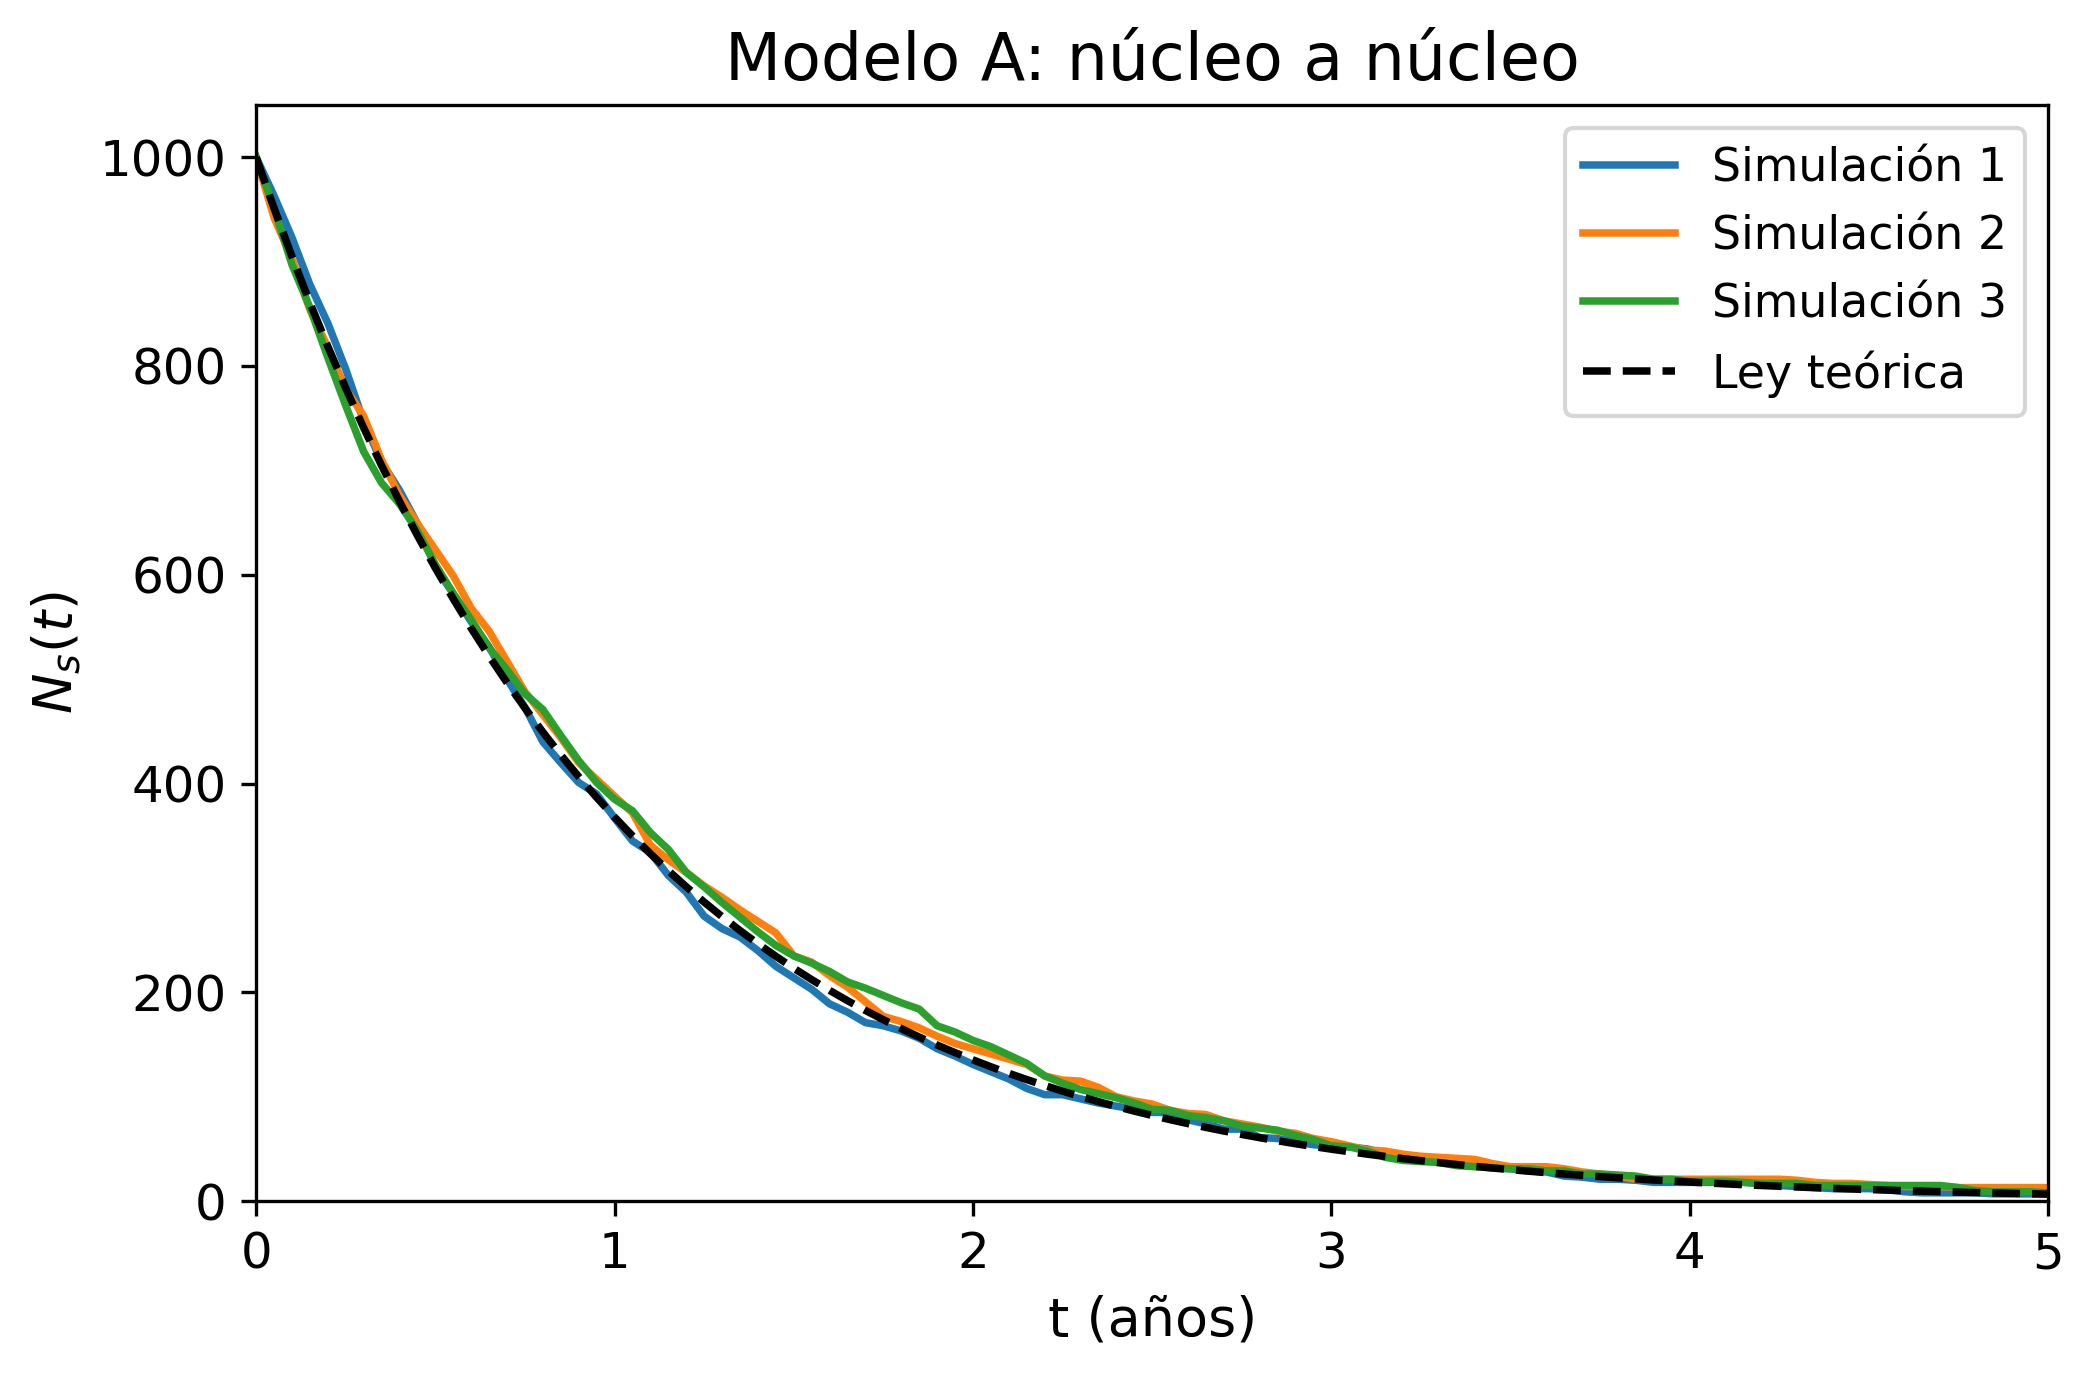

The Python source for this figure:
import numpy as np
import matplotlib.pyplot as plt
import time
from pathlib import Path

#########################################################
################ PARÁMETROS GENERALES ##################
#########################################################

# Constantes de la simulación
Lambda = 1.0                 # año^{-1}
N0 = 1000                    # núcleos iniciales
T_sim = 5.0                  # años
dt = 0.05                    # años

# Número de pasos temporales
n_pasos = int(round(T_sim / dt))

# Vector temporal
tiempos = np.linspace(0, T_sim, n_pasos + 1)

# Probabilidades en un paso temporal
p_supervivencia = np.exp(-Lambda * dt)
q = 1.0 - p_supervivencia

# Generador aleatorio
rng = np.random.default_rng(12345)

# Carpeta de salida
carpeta_salida = Path("LÁTEX/TAREA2")
carpeta_salida.mkdir(parents=True, exist_ok=True)


#########################################################
############### FORMATO COMÚN DE GRÁFICAS ##############
#########################################################

plt.rcParams.update({
    "font.size": 13,
    "axes.labelsize": 13,
    "xtick.labelsize": 12,
    "ytick.labelsize": 12,
    "legend.fontsize": 11,
    "figure.figsize": (7.2, 4.8),
    "axes.grid": False,
    "lines.linewidth": 1.8
})


def guardar_grafica(tiempos, simulaciones, nombre_archivo, titulo):
    """
    Representa tres simulaciones junto con la ley exponencial teórica
    usando un formato común para todas las figuras del apartado.
    """

    plt.figure()

    for i, N in enumerate(simulaciones, start=1):
        plt.plot(tiempos, N, label=f"Simulación {i}")

    plt.plot(
        tiempos,
        N0 * np.exp(-Lambda * tiempos),
        linestyle="--",
        color="black",
        label="Ley teórica"
    )

    plt.title(titulo)
    plt.xlabel("t (años)")
    plt.ylabel(r"$N_s(t)$")
    plt.xlim(0, T_sim)
    plt.ylim(0, N0 * 1.05)
    plt.legend()
    plt.tight_layout()

    plt.savefig(carpeta_salida / nombre_archivo, dpi=300, bbox_inches="tight")
    plt.show()


#########################################################
############### MODELO A: NÚCLEO A NÚCLEO ##############
#########################################################

def simulacion_nucleo_a_nucleo():
    supervivientes = []
    N = N0

    for _ in tiempos:
        supervivientes.append(N)

        # Se genera un número aleatorio por cada núcleo superviviente
        numeros_aleatorios = rng.random(N)

        # Núcleos desintegrados en el intervalo
        D = np.sum(numeros_aleatorios < q)

        # Actualización de núcleos supervivientes
        N -= D

    return np.array(supervivientes)


#########################################################
################ EJECUCIÓN DE SIMULACIONES #############
#########################################################

inicio = time.perf_counter()

N1 = simulacion_nucleo_a_nucleo()
N2 = simulacion_nucleo_a_nucleo()
N3 = simulacion_nucleo_a_nucleo()

fin = time.perf_counter()


#########################################################
################ GUARDAR DATOS Y FIGURA ################
#########################################################

datos = np.column_stack((tiempos, N1, N2, N3))
np.savetxt(carpeta_salida / "microscopico.txt", datos)

guardar_grafica(
    tiempos,
    [N1, N2, N3],
    "microscopic.png",
    "Modelo A: núcleo a núcleo"
)


#########################################################
################ COSTE COMPUTACIONAL ###################
#########################################################

coste_aproximado = np.sum(N1) + np.sum(N2) + np.sum(N3)

print("Coste aproximado:", coste_aproximado)
print("Tiempo de ejecución:", fin - inicio, "segundos")
